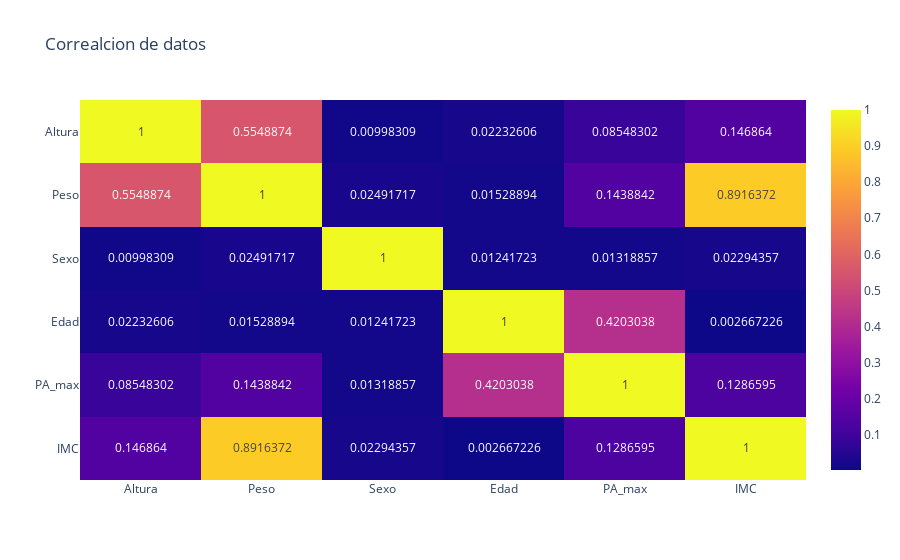

The cell this chart's notebook holds for it:
### Markdown cell above
1.   Alta realacion entre la altura y el peso.
2.   Alta relacion entre Presion maxima y la edad
3.   Alta relacion entre la Altura y el IMC (tiene logica se calcula con la altura)

### Code cell
fig = px.imshow(df.corr(),title='Correalcion de datos',text_auto=True,aspect="auto")
fig.show()

### Figure 1 — Plotly figure (JSON) as saved in the notebook; plotly's stock layout.template omitted (floating-point values rounded to 4 significant figures)
{"data": [{"coloraxis": "coloraxis", "hovertemplate": "x: %{x}<br>y: %{y}<br>color: %{z}<extra></extra>", "name": "0", "texttemplate": "%{z}", "type": "heatmap", "x": ["Altura", "Peso", "Sexo", "Edad", "PA_max", "IMC"], "xaxis": "x", "y": ["Altura", "Peso", "Sexo", "Edad", "PA_max", "IMC"], "yaxis": "y", "z": [[1, 0.5549, 0.009983, 0.02233, 0.08548, 0.1469], [0.5549, 1, 0.02492, 0.01529, 0.1439, 0.8916], [0.009983, 0.02492, 1, 0.01242, 0.01319, 0.02294], [0.02233, 0.01529, 0.01242, 1, 0.4203, 0.002667], [0.08548, 0.1439, 0.01319, 0.4203, 1, 0.1287], [0.1469, 0.8916, 0.02294, 0.002667, 0.1287, 1]]}], "layout": {"coloraxis": {"colorscale": [[0, "#0d0887"], [0.1111, "#46039f"], [0.2222, "#7201a8"], [0.3333, "#9c179e"], [0.4444, "#bd3786"], [0.5556, "#d8576b"], [0.6667, "#ed7953"], [0.7778, "#fb9f3a"], [0.8889, "#fdca26"], [1, "#f0f921"]]}, "title": {"text": "Correalcion de datos"}, "xaxis": {"anchor": "y", "domain": [0, 1]}, "yaxis": {"anchor": "x", "autorange": "reversed", "domain": [0, 1]}}}
